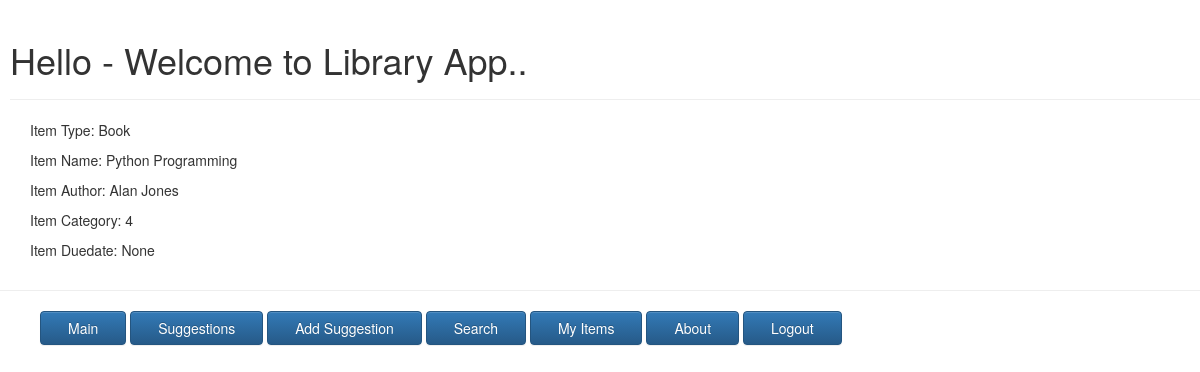
The page /libapp/detail/4/ (signed in) on the database as committed earlier.
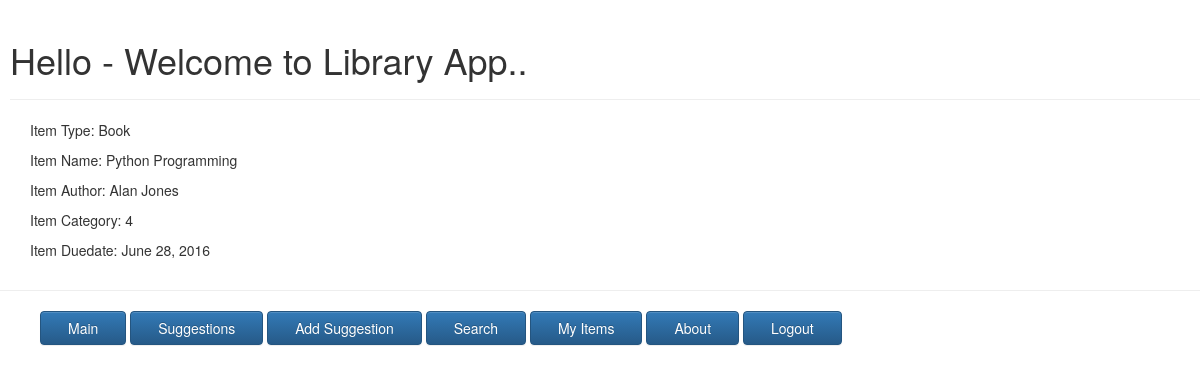
The same page on the database as committed later.
### libapp/models.py (models this page shows, shortened)
class Libitem(models.Model):
    TYPE_CHOICES = (
        ('Book', 'Book'),
        ('DVD','DVD'),
        ('Other', 'Other'),
    )
    title = models.CharField(max_length=100)
    itemtype = models.CharField(max_length=6, choices=TYPE_CHOICES, default='Book')
    checked_out=models.BooleanField(default=False)
    user=models.ForeignKey(Libuser, default=None, null=True, blank=True)
    duedate = models.DateField(default=None, null=True, blank=True)
    last_chkout = models.DateField(default=None, null=True, blank=True)
    date_acquired = models.DateField(default=datetime.date.today())
    pubyr = models.IntegerField(validators=[validate_yr],default=2013)
    num_chkout= models.IntegerField(default=0)

class Book(Libitem):
    CATEGORY_CHOICES = (
        (1, 'Fiction'),
        (2, 'Biography'),
        (3, 'Self Help'),
        (4, 'Education'),
        (5, 'Children'),
        (6, 'Teen'),
        (7, 'Other'),
    )
    author = models.CharField(max_length=100)
    category = models.IntegerField(choices=CATEGORY_CHOICES, default=1)

### libapp/views.py (the view)
# urls.py: url(r'^detail/(?P<item_id>\d+)/$', views.detail, name='detail'),
def detail(request, item_id):
    type = 'Book'
    try:
        item = Book.objects.get(pk=item_id)
    except Book.DoesNotExist:  # catch the DoesNotExist error
        item = get_object_or_404(Dvd, pk=item_id)
        type = 'Dvd'
    item_type=type
    if type == 'Book':
        return render(request, 'libapp_templates/detail.html',{'item_id':item_id,'item_type':item_type,
                                                                'item_duedate':item.duedate,'item_title':item.title,
                                                               'item_author':item.author,'item_category':item.category,'user':request.user})
    else:
        return render(request, 'libapp_templates/detail.html',
                      {'item_id': item_id, 'item_type': item_type, 'item_duedate': item.duedate,
                       'item_title': item.title,'item_maker':item.maker,'item_rating':item.rating,'user':request.user})

### libapp/templates/libapp_templates/detail.html
{% extends 'libapp_templates/base.html' %}
{% block body_block %}
    <p>Item Type: {{ item_type }}</p>
     <p>Item Name: {{ item_title }}</p>
     {% if item_type == 'Book'%}
      <p>    Item Author: {{ item_author }} </p>
      <p>    Item Category: {{ item_category }} </p>
     {% else%}
      <p>  Item Maker: {{ item_maker }} </p>
      <p>   Item Rating: {{ item_rating }} </p>
     {% endif%}
     <p>Item Duedate: {{ item_duedate }}</p>
{% endblock %}

### libapp/templates/libapp_templates/base.html (shortened to what this page needs)
<!DOCTYPE html>
{% load staticfiles %}
<html>
    <head>
        <link rel="stylesheet" type="text/css" href="{% static 'css/style.css' %}" />
        <link rel="stylesheet" href="//maxcdn.bootstrapcdn.com/bootstrap/3.2.0/css/bootstrap.min.css">
        <link rel="stylesheet" href="//maxcdn.bootstrapcdn.com/bootstrap/3.2.0/css/bootstrap-theme.min.css">
    </head>
    <body>
        {% if user.is_authenticated %}
            <div>
                <div class="page-header" style="margin-left:10px; ">
                    <h1>{% block myhdg %}Hello {{ user.first_name }}  - Welcome to Library App..{% endblock %}</h1>
                </div>
                <div class="content container">
                    {% block body_block %}*** {% endblock %}
                </div>
            </div>
            <hr />
            <div>
                <ul>
                    <button class="btn btn-primary" type="button">
                        <li class="hbar1"><a style="color:#fff;" href="{% url 'libapp:index' %}"> Main</a></li>
                     </button>
                    <button class="btn btn-primary" type="button">
                        <li class="hbar1"><a style="color:#fff;"  href="{% url 'libapp:suggestion' %}">Suggestions</a></li>
                     </button>
                    <button class="btn btn-primary" type="button">
                        <li class="hbar1"><a style="color:#fff;" href="{% url 'libapp:newitem' %}">Add Suggestion</a></li>
                     </button>
                    <button class="btn btn-primary" type="button">
                        <li class="hbar1"><a style="color:#fff;" href="{% url 'libapp:searchlib' %}">Search</a></li>
                     </button>
                    <button class="btn btn-primary" type="button">
                        <li class="hbar1"><a style="color:#fff;" href="{% url 'libapp:myitems' %}">My Items</a></li>
                     </button>
                    <button class="btn btn-primary" type="button">
                        <li class="hbar1"><a style="color:#fff;" href="/libapp/about/">About</a></li>
                     </button>
                    <button class="btn btn-primary" type="button">
                        <li class="hbar1"><a style="color:#fff;" href="{% url 'libapp:logout' %}">Logout</a></li>
                     </button>
                </ul>
            </div>
        {% endif %}
    </body>
</html>

### libapp/static/css/style.css (style rules this page uses)
.hbar1 { display: inline; margin: 15px; }
.content { margin-left: 40px; }

Rows that differ between the two databases and show on the page:
changed Libitem "Python Programming": duedate (not shown) → "June 28, 2016"
Other text that changed with them:
{{ item_duedate }}: "None" → (not shown)
